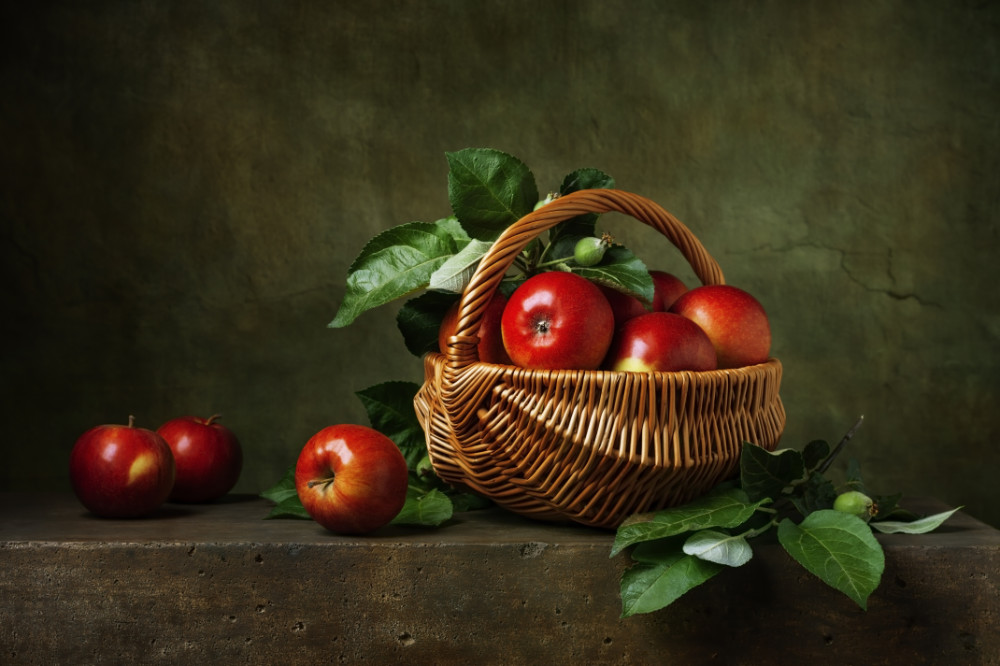
#> input picture filtros/data/dead_nature.jpg, 1000 x 666 px; its folder holds 2 pictures in this run
$ python NEGATIVE.py
#> lines starting #> are read from the running program, lines starting #| are printed output that depends on the picture
### utils.py
from PIL import Image, ImageFilter
import os
import numpy as np

# Caminho relativo das pastas de entrada e saída de imagens
INPUT_DIR = os.path.join('filtros', 'data')
OUTPUT_DIR = os.path.join('filtros', 'output')

# [6 lines left out: function show_vertical, not called in this run]

def show_horizontal(im1, im2):
    '''Retorna as imagens concatenadas na horizontal'''

    im = Image.fromarray(np.hstack((np.array(im1), np.array(im2))))
    im.show()
    return im

# [4 lines left out: function in_file, not called in this run]

def out_file(filename):
    '''Retorna o caminho de um arquivo de saída'''

### NEGATIVE.py
import os
from PIL import Image, ImageFont, ImageDraw
from utils import show_vertical, show_horizontal, in_file, out_file


def openimage(filename):
#> called with filename = 'dead_nature.jpg'
    return Image.open(os.path.join("filtros/data/", filename))
#> returned value is the input picture: PIL image 1000x666 RGB; mean R, G, B 56.3, 46.9, 25.5

def negative(img:Image)->Image:
    """Retorna uma nova imagem correspondente ao negativo de img"""

    negated = Image.new(img.mode, img.size, "red")
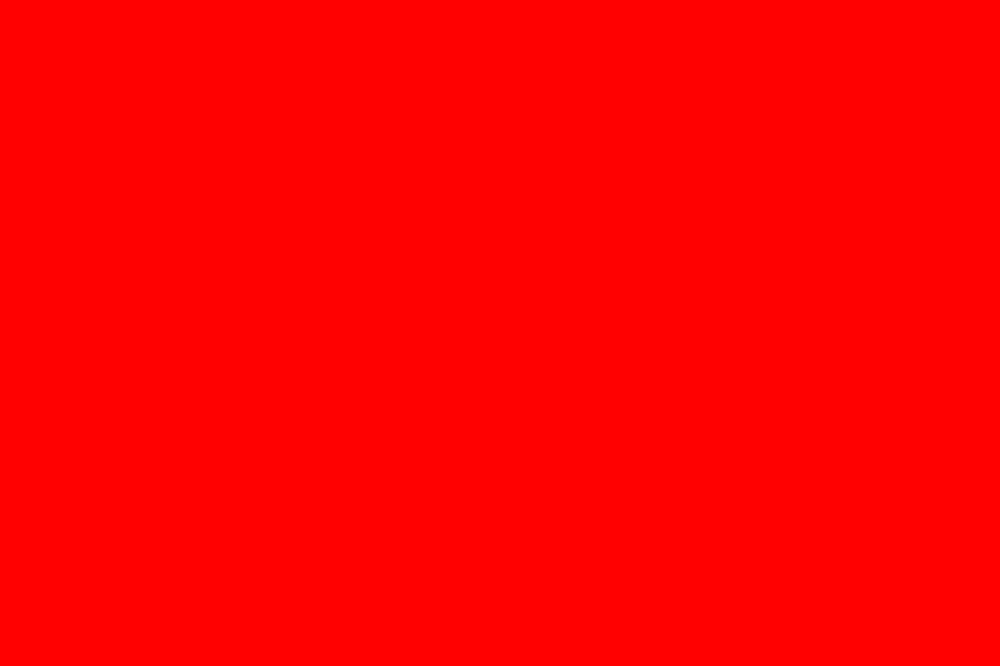
#> negated: PIL image 1000x666 RGB; mean R, G, B 255, 0, 0
    w, h = negated.size
#> w = 1000; h = 666
    for i in range(w):
        for j in range(h):
            if img.mode == "RGB":
                r, g, b = img.getpixel((i,j))
                negated.putpixel((i,j), (255-r, 255-g, 255-b))
            elif img.mode == "RGBA":
                r, g, b, a = img.getpixel((i,j))
                negated.putpixel((i,j), (255-r, 255-g, 255-b, a))
            else:
                # silent failure
                pass
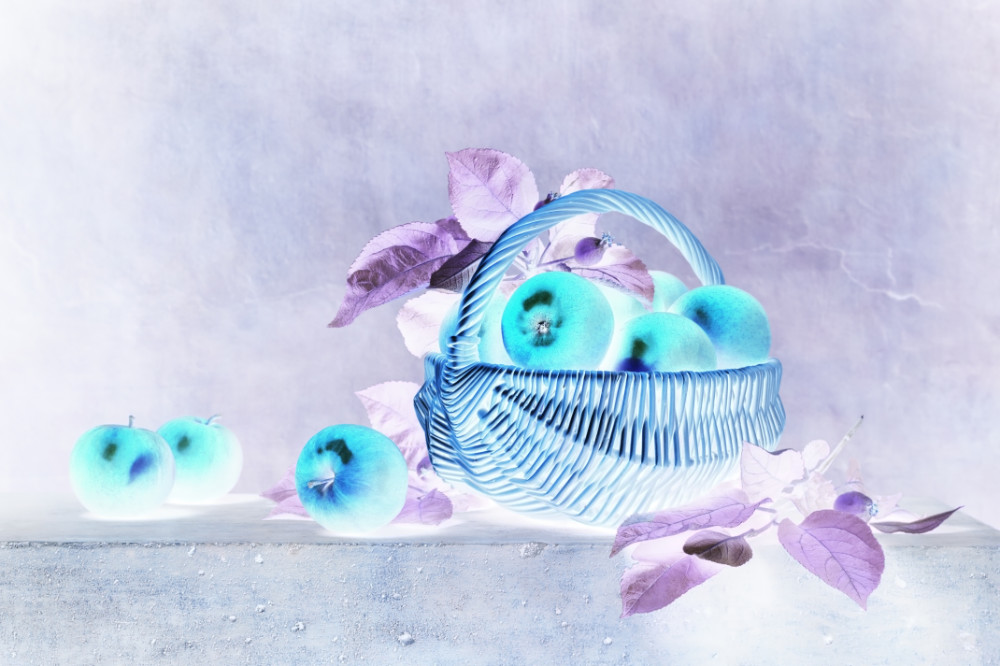
#> negated: PIL image 1000x666 RGB; mean R, G, B 198.7, 208.1, 229.5
    return negated

if __name__ == '__main__':

    img = openimage("dead_nature.jpg")
    neg = negative(img)

    show_horizontal(img, neg)
#> in show_horizontal, `im = Image.fromarray(np.hstack((np.array(im1), np.array(im2))))`:
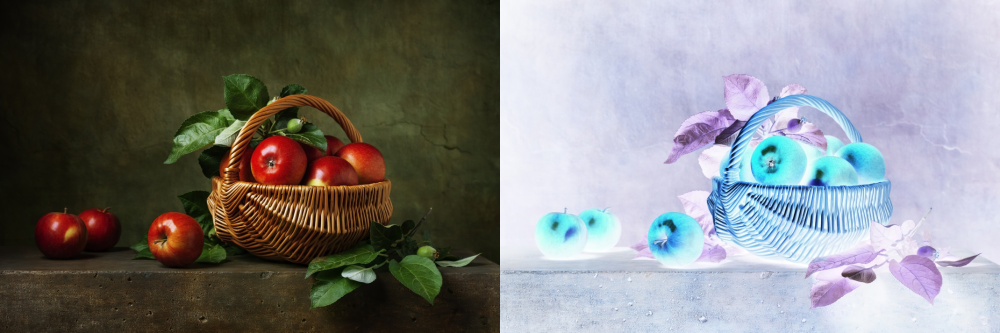
#> im: PIL image 2000x666 RGB (shown at 1/2 size); mean R, G, B 127.5, 127.5, 127.5
